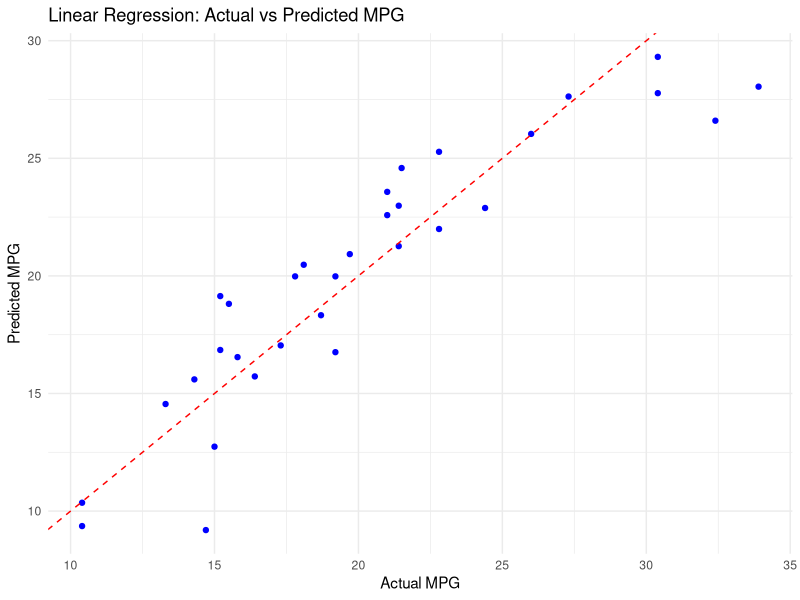

Here is the R script that generated this plot:
# Load required libraries
library(caret)
library(ggplot2)

### LINEAR REGRESSION: Predict 'mpg' from 'hp' and 'wt' in mtcars
data("mtcars")
set.seed(123)
lm_model <- train(mpg ~ hp + wt, data = mtcars, method = "lm")
lm_pred <- predict(lm_model, mtcars)

# Visualize predictions vs actual
ggplot(mtcars, aes(x = mpg, y = lm_pred)) +
  geom_point(color = "blue") +
  geom_abline(slope = 1, intercept = 0, linetype = "dashed", color = "red") +
  labs(title = "Linear Regression: Actual vs Predicted MPG", x = "Actual MPG", y = "Predicted MPG") +
  theme_minimal()

### LOGISTIC REGRESSION: Predict Species (setosa vs others) in iris
data("iris")
iris$binary_species <- ifelse(iris$Species == "setosa", "setosa", "other")
iris$binary_species <- as.factor(iris$binary_species)

set.seed(123)
log_model <- train(binary_species ~ Sepal.Length + Petal.Length, data = iris, method = "glm", family = "binomial")
log_pred <- predict(log_model, iris)

# Confusion matrix
conf_mat <- confusionMatrix(log_pred, iris$binary_species)
print("Confusion Matrix:")
print(conf_mat)